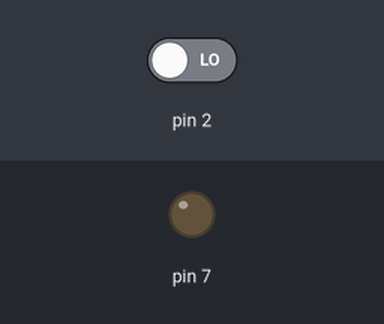
This sketch was run on a simulated Arduino Uno, built with avr-gcc and run on an emulated ATmega328P. On the bench: output pins drawn as LEDs (lit = HIGH). The inputs (shaded band) are chosen by the test bench; at power-on: pin 2 LOW.

Above: at 1.2 s.
1.3 s: pin 2 driven HIGH
At 1.9 s:
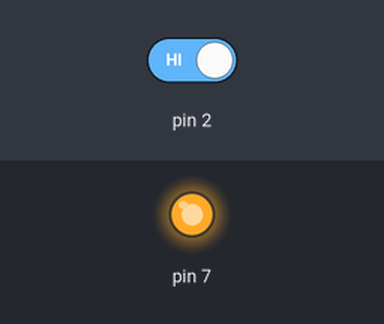
2.8 s: pin 2 driven LOW
At 3.1 s:
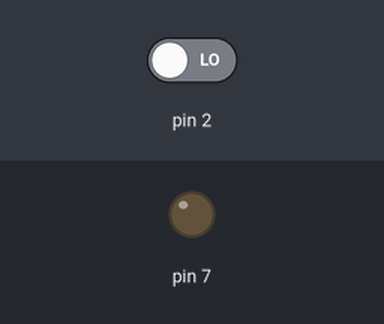
Timing chart, 0 to 5.8 s (numbered marks = the images above; inputs shaded):
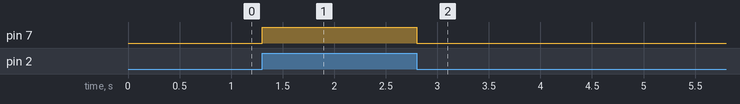

The sketch:

bell_rumah.ino
```cpp
// C++ code
//
void setup()
{
  pinMode(7, OUTPUT);
  pinMode(2, INPUT);
}

void loop()
{
  int Switch_State = digitalRead(2);
  if(Switch_State == HIGH){
    digitalWrite(7,HIGH);
  }else{
    digitalWrite(7,LOW);
  }
}
```

Measured:
- after the input at 1.3 s, pin 7: LOW → HIGH at once
- after the input at 2.8 s, pin 7: HIGH → LOW at once
